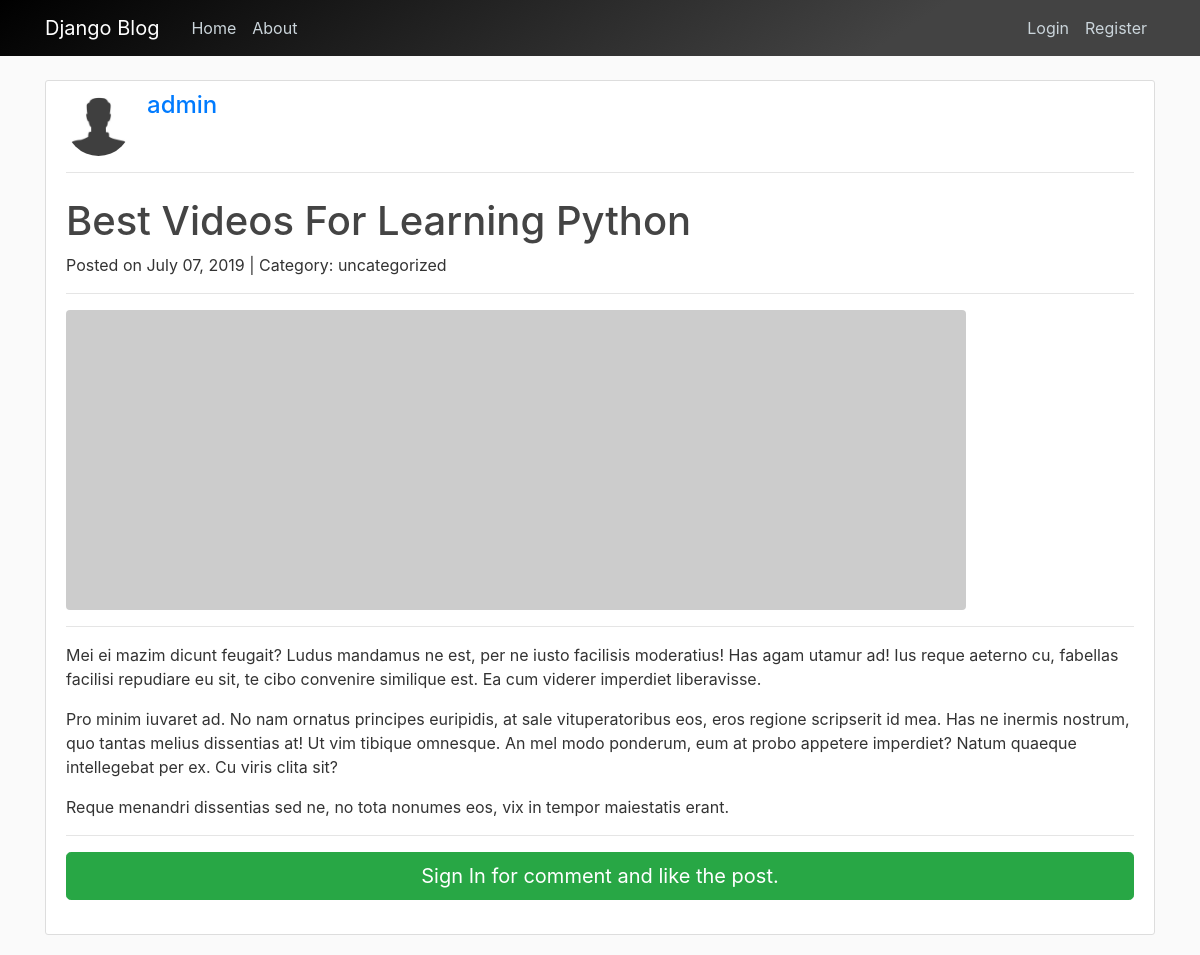
Page /post/21/ on the earlier database version.
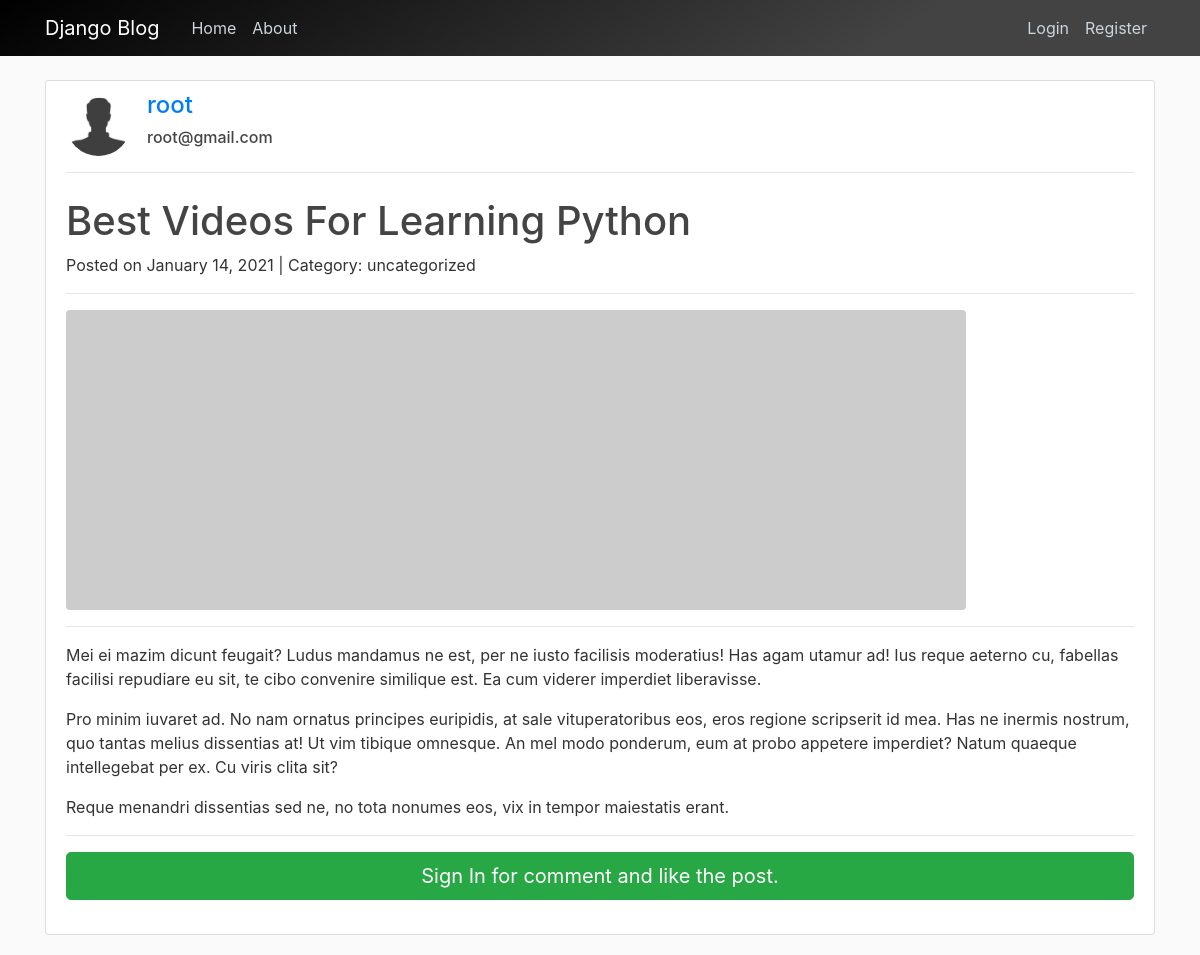
Same page on the later database version.
### blog/models.py (models this page shows, shortened)
class Post(models.Model):
    author = models.ForeignKey(
        settings.AUTH_USER_MODEL, on_delete=models.CASCADE)
    title = models.CharField(max_length=100)
    content = models.TextField()
    liked = models.ManyToManyField(
        settings.AUTH_USER_MODEL, blank=True, related_name='liked')
    date_posted = models.DateTimeField(default=timezone.now)
    category = models.CharField(max_length=100, default='uncategorized')
    objects = PostManager()
    class Meta:
        ordering = ('-date_posted', )

### users/models.py (models this page shows, shortened)
class Profile(models.Model):
    user = models.OneToOneField(User, on_delete=models.CASCADE)
    image = models.ImageField(default='default.jpg', upload_to='profile_pics')

### blog/views.py (the view)
# urls.py: path('post/<int:pk>/', PostDetailView.as_view(), name='post_detail'),
class PostDetailView(DetailView):
    model = Post

### blog/templates/blog/post_detail.html (shortened to what this page needs)
{% extends "blog/base.html" %}
{% load crispy_forms_tags %}
{% block content %}
<div class="content-section">
    <div class="media">
        <img class="d-flex mr-3 rounded-circle article-img" src="{{ object.author.profile.image.url }}" alt="">
        <div class="media-body">
            <h4 class="mt-0"><a href="{% url 'user_posts' object.author.username %}">{{ object.author }}</a></h4>
            <h6 class="mt-0">{{ object.author.email }}</h6>
        </div>
    </div>
    <hr>
    <div>
        <h1 class="mt-4">{{object.title}}</h1>
        <p>
            Posted on {{ object.date_posted|date:"F d, Y" }}
            | Category: {{ post.category}}
        </p>
    </div>
    <hr>
    <img class="img-fluid rounded" src="http://placehold.it/900x300" alt="">
    <hr>
    <p class="lead">{{ object.content|safe|linebreaks }}</p>
    <hr>
    {% if user.is_authenticated %}
    <div class="card my-4">
        <h5 class="card-header">Leave a Comment:</h5>
        <div class="card-body">
            <form method="POST" action="{% url 'add_comment' object.id %}">
                {% csrf_token %}
                <div class="form-group">
                    <textarea class="form-control" name="text" rows="3" required></textarea>
                    <input type="hidden" name="user_id" value="{{user.id}}">
                </div>
                <button class="btn btn-primary" type="submit">Comment</button>
            </form>
        </div>
    </div>
    {% else %}
    <a href="{% url 'login' %}" class="btn btn-success btn-lg btn-block mb-4">
        Sign In for comment and like the post.
    </a>
    {% endif %}
</div>
{% endblock content %}

Differences in the rows shown:
changed Post "Best Videos For Learning Python": author "admin" → "root"; author.email (not shown) → "root@gmail.com"; date_posted "July 07, 2019" → "January 14, 2021"
